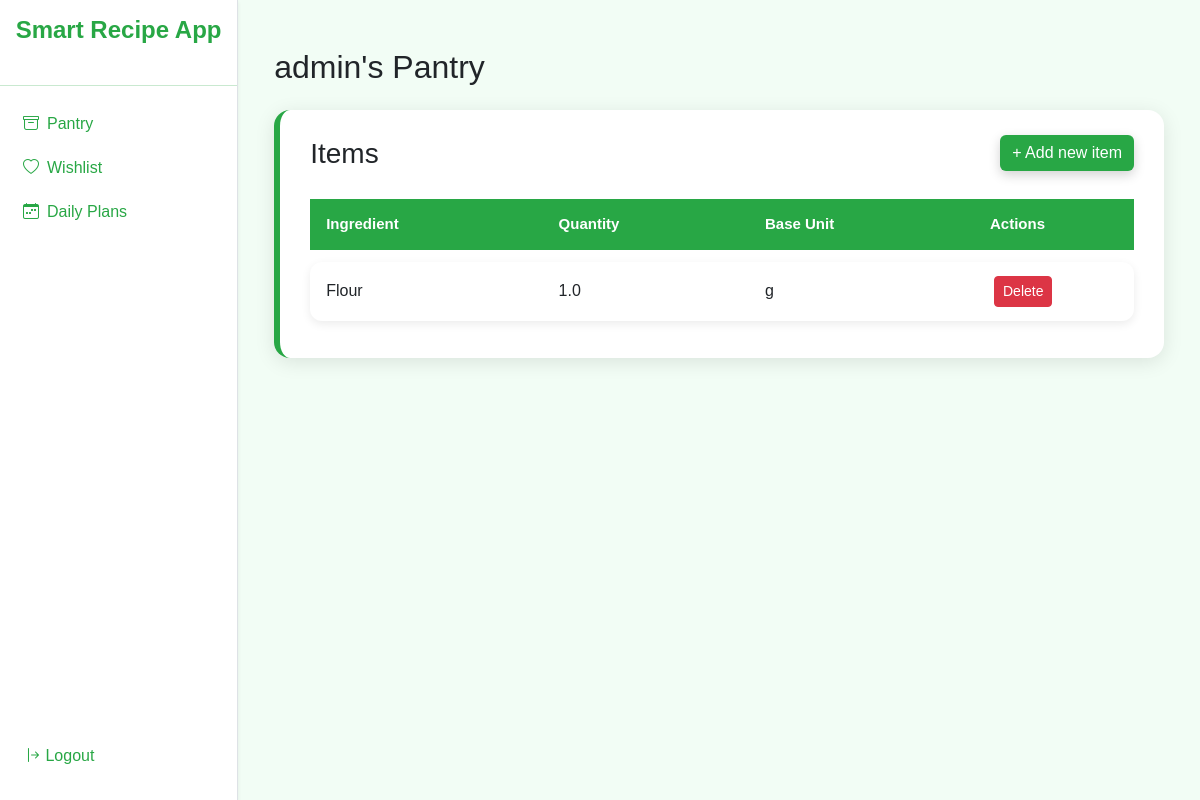
The page /pantry/ (signed in) on the database its author committed.
### smart_recipe_app/models.py (models this page shows, shortened)
class PantryItem(models.Model):
    class Source(models.TextChoices):
        MANUAL = 'manual', 'Manual'
        ML_SCAN = 'ml_scan', 'ML scan'
    pantry = models.ForeignKey(Pantry, on_delete=models.CASCADE, related_name='items')
    ingredient = models.ForeignKey(Ingredient, on_delete=models.CASCADE)
    quantity = models.FloatField()
    base_unit = models.CharField(max_length=20 , blank=True)
    source = models.CharField(max_length=20, choices=Source.choices, default=Source.MANUAL)
    class Meta:
        unique_together = ('pantry', 'ingredient')

class Ingredient(models.Model):
    UNIT_CHOICES = [
        ('g', 'grams (g)'),
        ('kg', 'kilograms (kg)'),
        ('ml', 'milliliters (ml)'),
        ('l', 'liters (l)'),
        ('piece', 'piece'),
        ('tsp', 'teaspoon'),
        ('tbsp', 'tablespoon'),
        ('cup', 'cup'),
    ]
    name = models.CharField(max_length=100)
    allergens = models.CharField(max_length=255, blank=True)
    base_unit = models.CharField(max_length=20, choices=UNIT_CHOICES)  # g, kg, ml, l, piece, cup
    base_amount = models.FloatField(
        help_text="Amount of base_unit used for calorie calculation (e.g. 100 g, 100 ml, 1 piece)"
    )
    calories_per_base_amount = models.FloatField(
        help_text="Calories for the base amount (e.g. kcal per 100 g)"
    )
    diets = models.ManyToManyField(
        Diet,
        through='IngredientDiet',
        related_name='ingredients'  # sets the reverse relatioship from diet --> ingredient (diet.ingredients.all())
    )

### smart_recipe_app/views.py (the view)
# urls.py: path('pantry/', views.pantry_list, name='pantry'),
@login_required
def pantry_list(request):
    pantry = _get_user_pantry(request.user)
    items = pantry.items.select_related('ingredient').all()
    return render(request, 'pantry/pantry.html', {
        'pantry': pantry,
        'items': items,
        'Ingredient': Ingredient,  # ← за UNIT_CHOICES во template
    })

### smart_recipe_app/views.py (called while the page is built)
def _get_user_pantry(user):
    pantry, _ = Pantry.objects.get_or_create(user=user)
    return pantry

### smart_recipe_app/templates/pantry/pantry.html (shortened to what this page needs)
{% extends 'base.html' %}
{% load static %}
{% block content %}
    <div class="container mt-4">
        <h2 class="mb-4">{{ request.user.username }}'s Pantry</h2>
        <div class="items-card">
            <div class="d-flex justify-content-between align-items-center mb-3">
                <h3 class="m-0">Items</h3>
                <button class="btn btn-green btn-green-shadow" data-bs-toggle="modal" data-bs-target="#addItemModal">
                    + Add new item
                </button>
            </div>
            {% if items %}
                <table class="modern-table">
                    <thead>
                    <tr>
                        <th>Ingredient</th>
                        <th>Quantity</th>
                        <th>Base Unit</th>
                        <th style="width:160px;">Actions</th>
                    </tr>
                    </thead>
                    <tbody>
                    {% for item in items %}
                        <tr>
                            <td>{{ item.ingredient.name }}</td>
                            <td>{{ item.quantity }}</td>
                            <td>{{ item.base_unit }}</td>
                            <td>
                                <form method="post" action="{% url 'pantry_delete_item' item.id %}"
                                      style="display:inline;">
                                    <button type="submit" class="btn btn-sm btn-danger ms-1"
                                            onclick="return confirm('Are you sure you want to delete this item?');">
                                        Delete
                                    </button>
                                </form>
                            </td>
                        </tr>
                    {% endfor %}
                    </tbody>
                </table>
            {% else %}
                <p>No items in your pantry yet.</p>
            {% endif %}
        </div>
    </div>
{% endblock %}

### smart_recipe_app/static/smart_recipe_app/theme.css (style rules this page uses)
body { background-color: #f2fdf5; font-family: Arial, sans-serif; }
.btn-green { background-color: #28a745; border: none; color: white; }
.btn-green-shadow { box-shadow: 0 4px 12px rgba(0, 0, 0, 0.18); transition: 0.25s ease-in-out; }

### smart_recipe_app/templates/pantry/pantry.html (style rules this page uses)
.items-card { background: white; padding: 25px 30px; border-radius: 16px; box-shadow: 0 4px 20px rgba(0, 0, 0, 0.10); border-left: 6px solid #28a745; }
.modern-table { border-collapse: separate; border-spacing: 0 12px; width: 100%; }
.modern-table thead tr { background: #28a745; color: white; }
.modern-table thead th { padding: 14px 16px; border: none; font-size: 15px; font-weight: 600; }
.modern-table tbody tr { background: #ffffff; box-shadow: 0 3px 10px rgba(0, 0, 0, 0.08); border-radius: 12px; }
.modern-table tbody tr td:first-child { border-top-left-radius: 12px; border-bottom-left-radius: 12px; }
.modern-table tbody tr td:last-child { border-top-right-radius: 12px; border-bottom-right-radius: 12px; }
.modern-table tbody td { padding: 14px 16px; vertical-align: middle; border: none; }

### rows shown on the page
PantryItem: ingredient.name "Flour", quantity "1.0", base_unit "g"

### other values the page prints
{{ request.user.username }} "admin"
